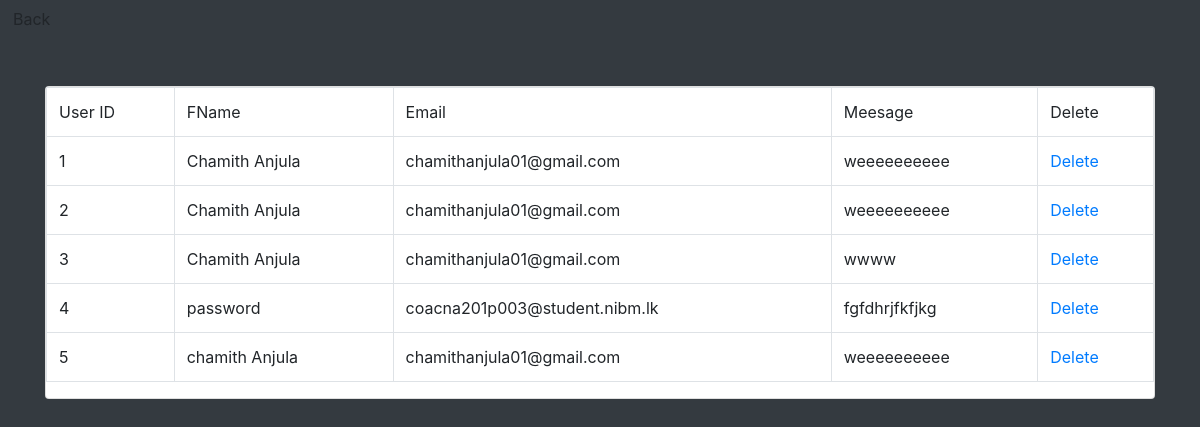
Page /admin/contact_view.php on the committed database.
### tables this page shows
CREATE TABLE IF NOT EXISTS `contact` (
  `id` int(11) NOT NULL AUTO_INCREMENT,
  `name` varchar(255) NOT NULL COMMENT 'email',
  `email` varchar(255) NOT NULL COMMENT 'message',
  `message` varchar(255) NOT NULL,
  PRIMARY KEY (`id`)
);

### admin/contact_view.php (the view, shortened to what this page needs)
 <?php
require_once("connection2.php");
$query = "select * from contact    ";
$result = mysqli_query($con,$query);
?>
<!DOCTYPE html>
<html lang="en">
<head>
    <link rel="stylesheet" a href="css/bootstrap.css"/>
</head>
<body class="bg-dark">
<a href="#" class="btn" onclick="history.back();">Back</a>
 <div class="container">
 <div class="row">
 <div class="col m-auto">
 <div class="card mt-5">
     <table class="table table-bordered">
         <tr>
            <td>User ID</td>
            <td>FName</td>
            <td>Email</td>
            <td>Meesage</td>
            <td>Delete</td>
         </tr>
         <?php
            while($row=mysqli_fetch_assoc($result))
            {
    $ID = $row['id'];
    $FName = $row['name'];
    $Email = $row['email'];
    $Massage = $row['message'];
          ?>
          <tr>
            <td><?php echo $ID ?></td>
            <td><?php echo $FName ?></td>
            <td><?php echo $Email ?></td>
            <td><?php echo $Massage ?></td>
            <td><a href="delete con.php?Del=<?php echo $ID ?>">Delete</a></td>
          </tr>
          <?php
            }
          ?>
     </table>
 </div>
 </div>
 </div>
 </div>
</body>
</html>

### rows in the picture
contact: id "1", name "Chamith Anjula", email "chamithanjula01@gmail.com", message "weeeeeeeeee"
contact: id "2", name "Chamith Anjula", email "chamithanjula01@gmail.com", message "weeeeeeeeee"
contact: id "3", name "Chamith Anjula", email "chamithanjula01@gmail.com", message "wwww"
contact: id "4", name "password", email "coacna201p003@student.nibm.lk", message "fgfdhrjfkfjkg"
contact: id "5", name "chamith Anjula", email "chamithanjula01@gmail.com", message "weeeeeeeeee"
